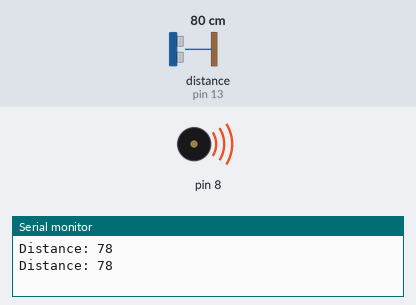
Recording of a sketch running on a simulated Arduino Uno, built with avr-gcc and run on an emulated ATmega328P. Shown: buzzer (waves = sounding), the last lines printed to the serial monitor. Wiring (inferred from the names in the program): ultrasonic range finder: trigger pin 11; echo pin 13. Inputs (shaded band) come from the test bench; at power-on: distance to the obstacle (sensor on pin 13) 80 cm. The echo pulse lasts 58.3 µs per cm.

Above: at 2.3 s.
2.4 s: distance to the obstacle (sensor on pin 13) set to 175 cm
5.9 s: distance to the obstacle (sensor on pin 13) set to 182 cm
At 6.8 s:
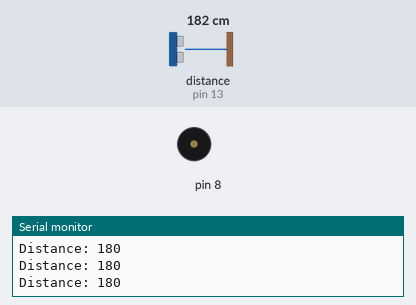
11.0 s: distance to the obstacle (sensor on pin 13) set to 2 cm
At 11.8 s:
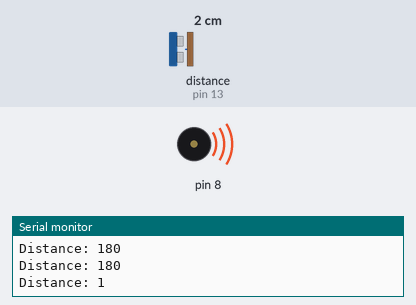
16.1 s: distance to the obstacle (sensor on pin 13) set to 250 cm
At 17.0 s:
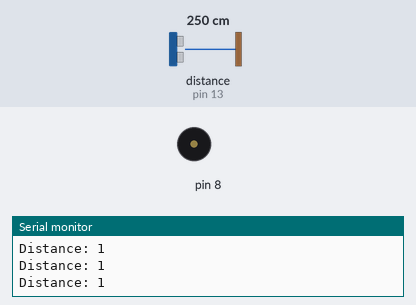
Timing chart, 0 to 19.1 s (numbered marks = the images above; inputs shaded):
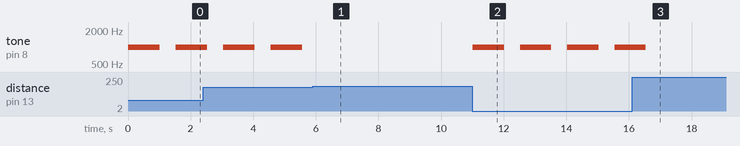

Measured:
- the behaviour switches between 179 and 180 cm on distance to the obstacle (sensor on pin 13) (found by bisection; images 0 and 1)
- after the input at 5.9 s, tone on pin 8: stops changing and stays silent
- after the input at 11.0 s, tone on pin 8: alternates 1000 Hz for 1.0 s and silent for 0.51 s, starting at once
- after the input at 16.1 s, tone on pin 8: goes on until 16.5 s, then stays silent
- by itself, tone on pin 8: alternates 1000 Hz for 1.0 s and silent for 0.52 s

The sketch:

Final_Code.ino
```cpp
// defines pins numbers
const int trigPin = 11;//Input
const int echoPin = 13;//Output

// defines variables
long duration;
int distance;

void setup() {
pinMode(trigPin, OUTPUT); // Sets the trigPin as an Output
pinMode(echoPin, INPUT); // Sets the echoPin as an Input
Serial.begin(9600); // Starts the serial communication
}

void loop()
{
// Clears the trigPin
digitalWrite(trigPin, LOW);
delayMicroseconds(500000);

// Sets the trigPin on HIGH state for 10 micro seconds
digitalWrite(trigPin, HIGH);
delayMicroseconds(10);
digitalWrite(trigPin, LOW);

// Reads the echoPin, returns the sound wave travel time in microseconds
duration = pulseIn(echoPin, HIGH);

// Calculating the distance
distance= duration*0.034/2;

// Prints the distance on the Serial Monitor
Serial.print("Distance: ");
Serial.println(distance);

if(distance < 178)
{
  tone(8,1000,1000);
  delay(1500);
}
}
```
